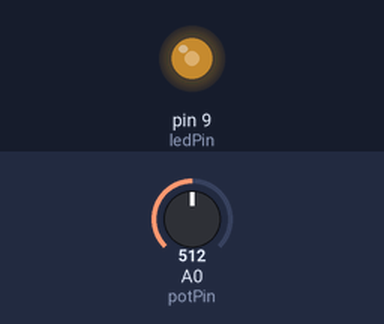
Bench run of a sketch on a simulated Arduino Uno, built with avr-gcc and run on an emulated ATmega328P. Parts: output pins drawn as LEDs (lit = HIGH). Inputs (shaded band) come from the test bench; at power-on: A0 (potPin) = 512.

Above: at 1.2 s.
1.3 s: A0 (potPin) set to 716
At 1.9 s:
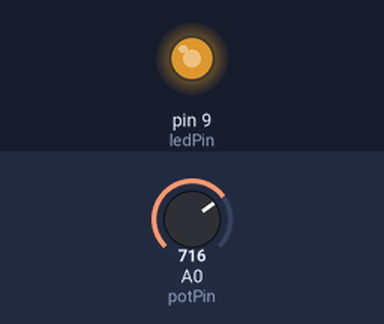
2.8 s: A0 (potPin) set to 900
At 4.0 s:
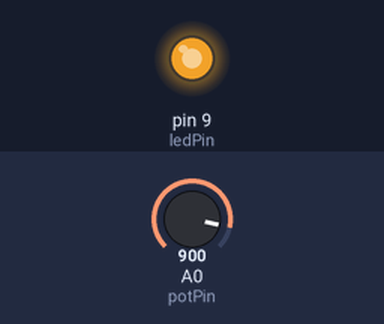
4.3 s: A0 (potPin) set to 122
At 5.4 s:
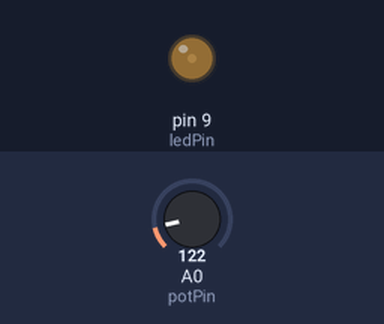
5.8 s: A0 (potPin) set to 0
At 6.5 s:
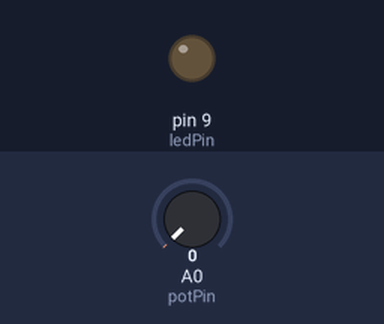
Timing chart, 0 to 8.3 s (numbered marks = the images above; inputs shaded):
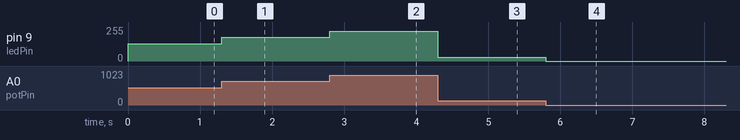

The sketch:

potentiometerledbrightness.ino
```cpp
int potPin = A0;
int ledPin = 9;
int potValue = 0;

void setup() {
  pinMode(ledPin, OUTPUT);
}

void loop() {
  potValue = analogRead(potPin);
  analogWrite(ledPin, potValue / 4);
}
```

Measured:
- after the input at 1.3 s, pin 9 (ledPin): 128/255 → 179/255 at once
- after the input at 2.8 s, pin 9 (ledPin): 179/255 → 225/255 at once
- after the input at 4.3 s, pin 9 (ledPin): 225/255 → 30/255 at once
- after the input at 5.8 s, pin 9 (ledPin): 30/255 → 0/255 at once
